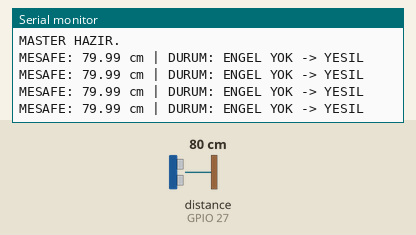
This sketch was run on a simulated ESP32. On the bench: the last lines printed to the serial monitor. Wiring (inferred from the names in the program): ultrasonic range finder: trigger GPIO 26; echo GPIO 27. Inputs (shaded band) come from the test bench; at power-on: distance to the obstacle (sensor on GPIO 27) 80 cm. The echo pulse lasts 58.3 µs per cm.

Above: at 2.2 s.
2.3 s: distance to the obstacle (sensor on GPIO 27) set to 2 cm
At 2.86 s:
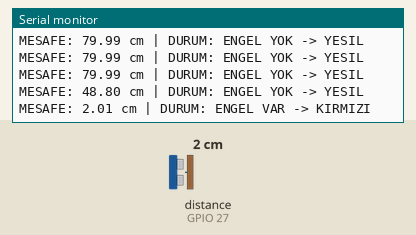
4.7 s: distance to the obstacle (sensor on GPIO 27) set to 4 cm
At 4.96 s:
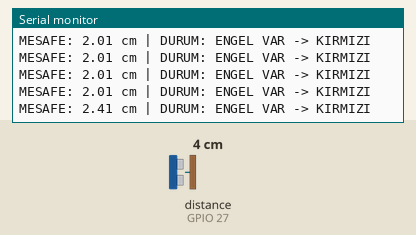
Timing chart, 0 to 7.7 s (numbered marks = the images above; inputs shaded):
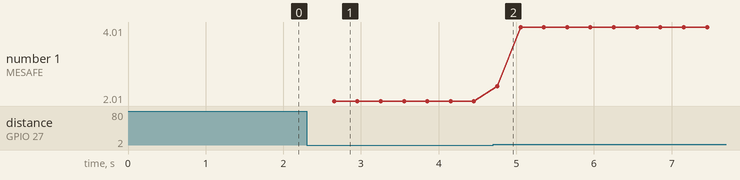

The sketch:

Master_Mesafe.ino
```cpp
#include <esp_now.h>
#include <WiFi.h>
#include <esp_wifi.h>

#define NODE_ID 1
#define ESPNOW_CHANNEL 1
#define TRIG_PIN 26
#define ECHO_PIN 27
#define OBSTACLE_ON_CM 20.0
#define OBSTACLE_OFF_CM 25.0
#define MIN_VALID_CM 2.0
#define MAX_VALID_CM 400.0
#define MSG_COMMAND 1
#define SEND_INTERVAL_MS 300

uint8_t broadcastAddress[] = {0xFF, 0xFF, 0xFF, 0xFF, 0xFF, 0xFF};

typedef struct __attribute__((packed)) {
  uint8_t msgType;
  uint8_t obstacle;
  float distanceCm;
  uint32_t commandId;
} CommandPacket;

uint32_t lastSendMs = 0;
uint32_t commandId = 0;
// 0 = engel yok, 1 = engel var
bool obstacleState = false;

float readRawDistanceCm() {
  digitalWrite(TRIG_PIN, LOW);
  delayMicroseconds(3);
  digitalWrite(TRIG_PIN, HIGH);
  delayMicroseconds(10);
  digitalWrite(TRIG_PIN, LOW);
  long duration = pulseIn(ECHO_PIN, HIGH, 30000);
  if (duration == 0) {
    return -1.0;
  }
  return duration * 0.0343 / 2.0;
}

float readFilteredDistanceCm() {
  const int sampleCount = 5;
  float validSum = 0;
  int validCount = 0;
  for (int i = 0; i < sampleCount; i++) {
    float d = readRawDistanceCm();
    if (d >= MIN_VALID_CM && d <= MAX_VALID_CM) {
      validSum += d;
      validCount++;
    }
    delay(30);
  }
  if (validCount == 0) {
    return -1.0;
  }
  return validSum / validCount;
}

void updateObstacleState(float distanceCm) {
  if (distanceCm < 0) return;
  if (distanceCm <= OBSTACLE_ON_CM) {
    obstacleState = true;
  } else if (distanceCm >= OBSTACLE_OFF_CM) {
    obstacleState = false;
  }
}

void sendCommand(bool obstacle, float distanceCm) {
  CommandPacket cmd;
  cmd.msgType = MSG_COMMAND;
  cmd.obstacle = obstacle ? 1 : 0;
  cmd.distanceCm = distanceCm;
  cmd.commandId = ++commandId;
  esp_now_send(broadcastAddress, (uint8_t *)&cmd, sizeof(cmd));

  Serial.print("MESAFE: ");
  Serial.print(distanceCm);
  Serial.print(" cm | DURUM: ");
  if (obstacle) {
    Serial.println("ENGEL VAR -> KIRMIZI");
  } else {
    Serial.println("ENGEL YOK -> YESIL");
  }
}

void setup() {
  Serial.begin(115200);
  delay(1000);
  Serial.println();
  Serial.println("MASTER + HC-SR04 BASLIYOR...");

  pinMode(TRIG_PIN, OUTPUT);
  pinMode(ECHO_PIN, INPUT);
  digitalWrite(TRIG_PIN, LOW);

  WiFi.mode(WIFI_STA);
  WiFi.disconnect();
  esp_wifi_set_channel(ESPNOW_CHANNEL, WIFI_SECOND_CHAN_NONE);

  Serial.print("MASTER MAC: ");
  Serial.println(WiFi.macAddress());

  if (esp_now_init() != ESP_OK) {
    Serial.println("ESP-NOW BASLATILAMADI!");
    return;
  }

  esp_now_peer_info_t peerInfo = {};
  memcpy(peerInfo.peer_addr, broadcastAddress, 6);
  peerInfo.channel = ESPNOW_CHANNEL;
  peerInfo.encrypt = false;

  if (!esp_now_is_peer_exist(broadcastAddress)) {
    if (esp_now_add_peer(&peerInfo) != ESP_OK) {
      Serial.println("Broadcast peer eklenemedi!");
      return;
    }
  }
  Serial.println("MASTER HAZIR.");
}

void loop() {
  if (millis() - lastSendMs >= SEND_INTERVAL_MS) {
    lastSendMs = millis();
    float distance = readFilteredDistanceCm();
    if (distance < 0) {
      Serial.println("Gecerli mesafe okunamadi. Onceki durum korunuyor.");
    } else {
      updateObstacleState(distance);
    }
    sendCommand(obstacleState, distance);
  }
}
```

Measured:
- after the input at 2.3 s, the serial monitor: prints a new line after 0.07 s (image 1)
- after the input at 4.7 s, the serial monitor: prints a new line after 0.05 s (image 2)
- plotted number 1: 2.01 → 4.01 after the input at 4.7 s
